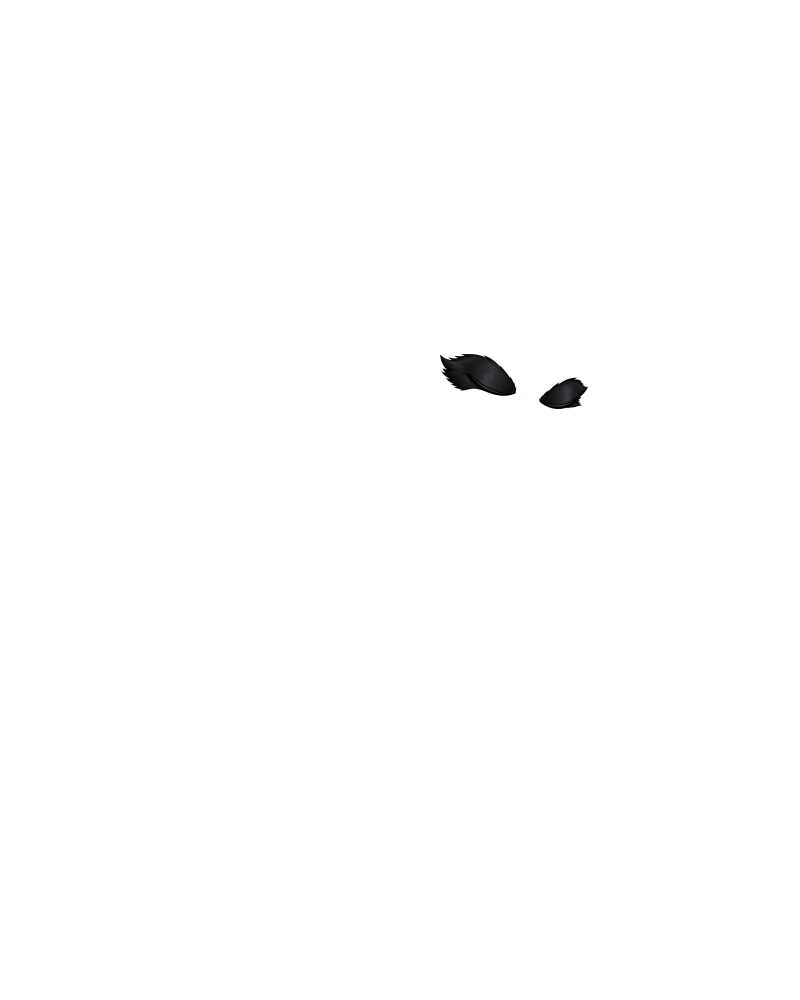
#> input picture slots/games/cyber-skunk/art/rig/fitted/eyelids.png, 1600 x 2000 px, found by its file name (shown at 1/2 size)
$ python cyber-skunk-fit-v4.py
#> lines starting #> are read from the running program, lines starting #| are printed output that depends on the picture; after the words box and inside, x2 and y2 are one past the last pixel; in counts of white or black regions, pixels touching at a corner belong together
#!/usr/bin/env python3
"""Cyber Skunk rig v4.1: the compact-rig contract fitted to ChatGPT's painted
pieces (art/source/mascot-compact-v4/registered/, 16 pieces registered on one
1600 x 2000 canvas). Each joint sits where the child piece overlaps its parent,
at the point with paint on both; the tool measures that overlap (55 px disk,
alpha >= 128) and writes the contract, a fit report and a guide:

    art/rig/pivots-v4.json   (version 4, revision 4.1)
    art/rig/fit-v4.1.md
    art/rig/guide-v3.jpg

    python3 tools/art/cyber-skunk-fit-v4.py
"""
import json
from pathlib import Path

import numpy as np
from PIL import Image, ImageDraw, ImageFilter, ImageFont

GAME = Path(__file__).resolve().parents[2] / "games" / "cyber-skunk"
SRC = GAME / "art" / "source" / "mascot-compact-v4"
RIG = GAME / "art" / "rig"

# Joint centres on ChatGPT's assembly, from each child/parent overlap (see the report).
J = {
    "base": (850, 1250), "neck": (900, 955), "ear": (825, 545), "far_ear": (1092, 530), "goggles": (940, 600), "eyes": (920, 800),
    "near_shoulder": (705, 975), "near_elbow": (550, 1150), "near_wrist": (695, 1263),
    "far_shoulder": (1040, 1005), "far_elbow": (1178, 1093), "far_wrist": (1370, 1138),
    "tail_root": (738, 1160), "tail_1": (480, 955), "tail_2": (600, 415), "tail_tip": (1190, 443),
}
JOINT_OF = {
    "tail-1": "tail_root", "tail-2": "tail_1", "tail-3": "tail_2", "nozzle": "tail_tip",
    "far-upper-arm": "far_shoulder", "far-forearm": "far_elbow", "far-hand": "far_wrist", "torso": "base", "head": "neck",
    "far-ear": "far_ear", "ear": "ear", "goggles": "goggles", "eyelids": "eyes",
    "near-upper-arm": "near_shoulder", "near-forearm": "near_elbow", "near-hand": "near_wrist",
}
OVERLAP = 55
# Pieces painted off their mark, moved onto it (sources untouched; the fitted
# copies go to art/rig/fitted/, which cyber-skunk-prep.py prefers). Eyelids:
# each lid shape is moved onto its eye; as delivered both sat on the cheek.
# (lid centre in the source, where it goes: the eye opening's centre)
LID_FIT = [((933, 802), (955, 749)), ((1095, 835), (1128, 789))]
# Nozzle (Dylan, 2026-11-01: "looks like it's floating there, copy pasted"): as
# delivered its axis sat 26 px above the tail's centre line and its back stub was
# painted over the fur. The fitted nozzle drops the stub (everything behind the
# collar's rear rim), moves onto the centre line so the collar closes round the
# tail's tip like a cuff, and shades the fur where it goes in. The tail_tip
# joint is the rim's centre; the jet leaves from the mouth's opening.
NOZZLE_FIT = (-8, 26)
NOZZLE_MOUTH = (1339, 427)  # the opening's centre, as delivered
# Far arm (Dylan, 2026-11-03: "the arm isn't connected properly on desktop" ...
# "the forearm should cover the round part of the elbow only leaving the metal ring
# for the elbow showing"): the upper arm ends in a metal ring (with its rivet) and a
# round cap. As delivered, the far forearm sat below that cap, so its rounded end
# stuck out toward the body and the forearm read as a separate tube. The fitted
# forearm and hand move 42 px in and 32 px up ("slightly down" from 38 up, so the
# forearm's top meets the ring's): drawn in front of the upper arm (as delivered),
# the forearm's end covers the cap (88% of it, 4% of the ring) and comes out of the
# ring. far_elbow is the cap's centre, so a bent forearm keeps covering it.
# The wrist ("look at the hand now") had the same fault: the hand hung 25 px below the
# forearm's wrist ring and covered most of it. The hand moves a further 44 px out and
# 22 px up ("slightly off" at 52 out: the stub showed between ring and hand), so its
# wrist meets the ring: it covers the forearm's fur stub past the ring (all but 2 px)
# and none of the ring's gold. far_wrist is where the hand covers that stub.
ARM_FIT = {"far-forearm": (42, -32), "far-hand": (86, -54)}


# [48 lines left out: function fit_nozzle, not called in this run]


def fit_arm():
    """The far forearm over the elbow's round cap, the far hand out of the wrist ring."""
    for name, (dx, dy) in ARM_FIT.items():
        src = np.array(Image.open(SRC / "registered" / f"{name}.png").convert("RGBA"))
        h, w = src.shape[:2]
        out = np.zeros_like(src)
        out[max(0, dy):h + min(0, dy), max(0, dx):w + min(0, dx)] = src[max(0, -dy):h - max(0, dy), max(0, -dx):w - max(0, dx)]
        (RIG / "fitted").mkdir(exist_ok=True)
        Image.fromarray(out).save(RIG / "fitted" / f"{name}.png")


def fit_eyelids():
    """Each lid blob moved by its own offset onto its eye."""
    src = np.array(Image.open(SRC / "registered" / "eyelids.png").convert("RGBA"))
#> src is the input picture: shape (2000, 1600, 4); mean R, G, B, A 0.1, 0.1, 0.1, 1
    solid = src[:, :, 3] >= 8
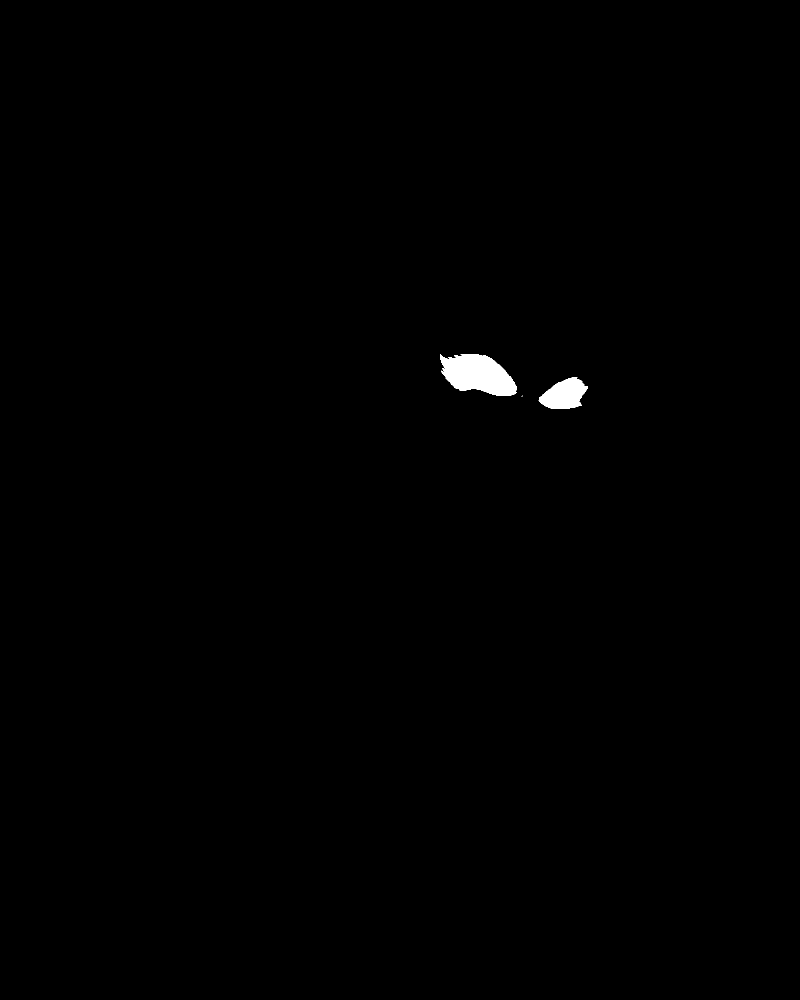
#> solid: shape (2000, 1600) bool (shown at 1/2 size); 0.41% white; 3 white regions (1 under 20 px), largest, box (x1, y1, x2, y2) and area: (880, 708, 1033, 792) 8853, (1077, 755, 1176, 818) 4107
    out = np.zeros_like(src)
    h, w = solid.shape
#> h = 2000; w = 1600
    for (cx, cy), (tx, ty) in LID_FIT:
        # the blob: every lid pixel nearer this lid's centre than the other's
        others = [c for c, _ in LID_FIT if c != (cx, cy)]
        yy, xx = np.mgrid[0:h, 0:w]
        mine = solid & ((xx - cx) ** 2 + (yy - cy) ** 2 < min((xx - ox) ** 2 + (yy - oy) ** 2 for ox, oy in others))
        dx, dy = tx - cx, ty - cy
        ys, xs = np.nonzero(mine)
        out[ys + dy, xs + dx] = src[ys, xs]
#> this loop made 2 passes
#> pass 1, in fit_eyelids, `mine = solid & ((xx - cx) ** 2 + (yy - cy) ** 2 < min((xx - ox) ** 2 +..`:
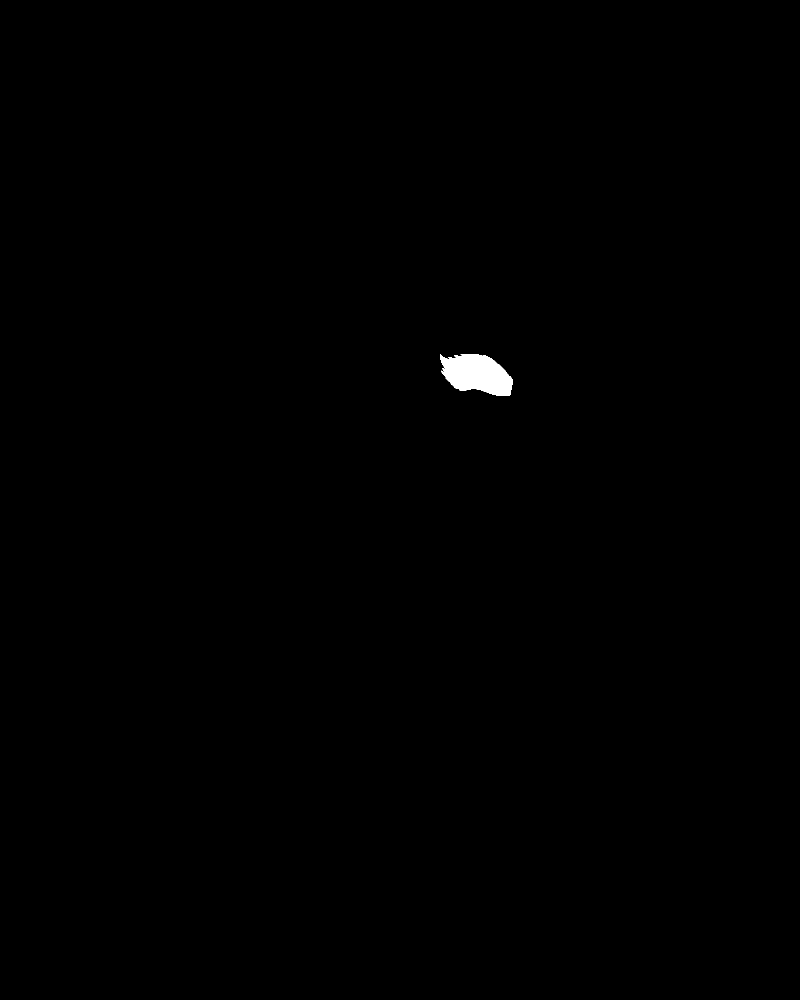
#> mine: shape (2000, 1600) bool (shown at 1/2 size); 0.27% white; 1 white region, box (x1, y1, x2, y2) and area: (880, 708, 1026, 792) 8631
#> pass 2, in fit_eyelids, `mine = solid & ((xx - cx) ** 2 + (yy - cy) ** 2 < min((xx - ox) ** 2 +..`:
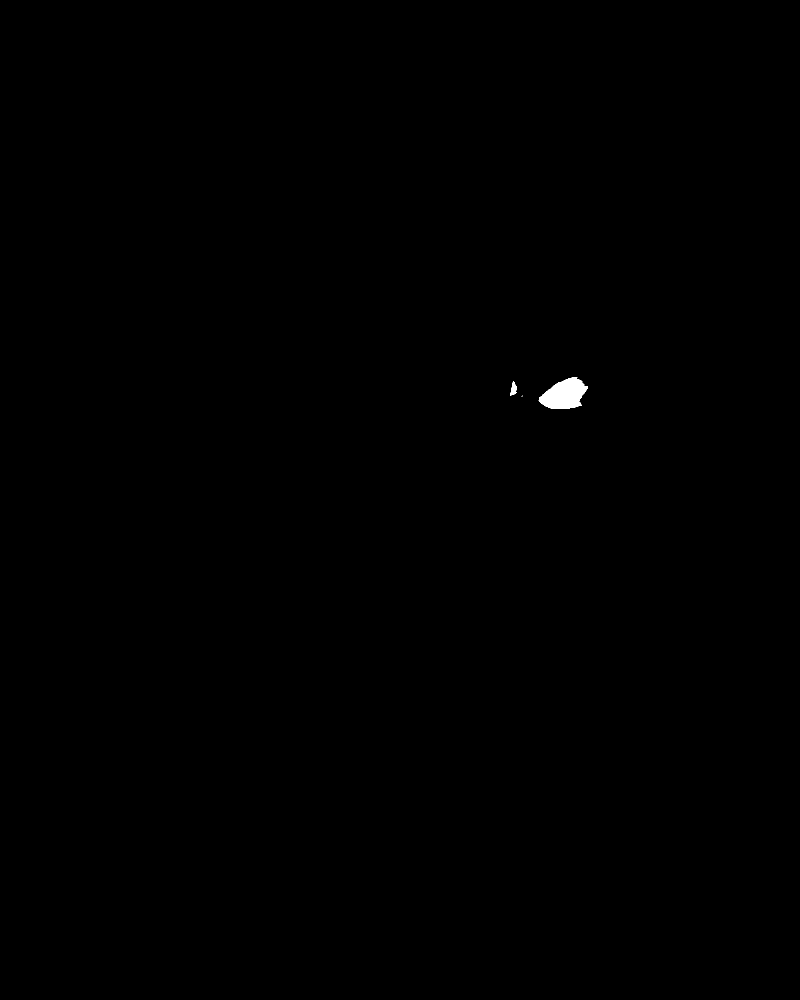
#> mine: shape (2000, 1600) bool (shown at 1/2 size); 0.14% white; 3 white regions (1 under 20 px), largest, box (x1, y1, x2, y2) and area: (1077, 755, 1176, 818) 4107, (1020, 762, 1033, 791) 222
    (RIG / "fitted").mkdir(exist_ok=True)
    Image.fromarray(out).save(RIG / "fitted" / "eyelids.png")


def main():
    fit_eyelids()
    fit_arm()
    seat = fit_nozzle()
    assert seat == J["tail_tip"], f"the nozzle's rim centre is {seat}, J says {J['tail_tip']}"
    proposal = json.loads((SRC / "assembly-proposal.json").read_text())
    parts = sorted(proposal["parts"], key=lambda q: q["order"])
    # A fitted piece (art/rig/fitted/) stands in for its source everywhere below.
    source = lambda q: RIG / "fitted" / f"{q['name']}.png" if (RIG / "fitted" / f"{q['name']}.png").exists() else SRC / q["file"]
    alpha = {q["name"]: np.array(Image.open(source(q)).convert("RGBA"))[:, :, 3] >= 128 for q in parts}
    yy, xx = np.mgrid[-OVERLAP:OVERLAP + 1:2, -OVERLAP:OVERLAP + 1:2]
    disk = (xx * xx + yy * yy) <= OVERLAP * OVERLAP
    cover = lambda name, x, y: float(alpha[name][(y + yy)[disk], (x + xx)[disk]].mean())
    contract = {
        "version": 4, "revision": "4.1", "canvas": [1600, 2000], "waist": 1330,
        "source": "art/source/mascot-compact-v4/registered (ChatGPT, 2026-10-30)",
        "joints": {k: list(v) for k, v in J.items()},
        "parts": {}, "overlap": OVERLAP,
        "tail": ["tail_root", "tail_1", "tail_2", "tail_tip"],
        # The spray: the nozzle joint lifts to here (every tail segment within +-35 degrees),
        # the nozzle stays level and the jet leaves from its mouth.
        "sprayTarget": [1250, 260], "nozzleMouth": [NOZZLE_MOUTH[0] + NOZZLE_FIT[0], NOZZLE_MOUTH[1] + NOZZLE_FIT[1]], "tuck": [0, 0, 0],
        # Wins raise the far arm's open palm beside the head, toward the reels; the near arm
        # stays on the hip. (Dylan, 2026-11-03: the near arm's cheer folded it across the chest
        # and pumped the fist up and down in front of the body, and read as a lewd gesture.)
        "cheer": {"far-upper-arm": -40, "far-forearm": -20, "far-hand": -10},
        "notes": "Fitted to ChatGPT's 16 painted pieces as delivered: 3 tail segments, a separate far ear, no jaw yet (the grin is painted on the head).",
    }
    rows = []
    for q in parts:
        name, j = q["name"], JOINT_OF[q["name"]]
        x, y = J[j]
        b = q["alphaBounds"] if source(q) == SRC / q["file"] else list(Image.open(source(q)).getchannel("A").point(lambda v: 255 if v >= 8 else 0).getbbox())
        contract["parts"][name] = {"pivot": [x, y], "joint": j, "parent": q["parent"], "order": q["order"], "extent": b, "file": f"{name}.png"}
        own, par = cover(name, x, y), (cover(q["parent"], x, y) if q["parent"] else None)
        rows.append((name, j, (x, y), own, par))
    (RIG / "pivots-v4.json").write_text(json.dumps(contract, indent=1) + "\n")
    lines = ["# Rig v4.1 fit (generated by tools/art/cyber-skunk-fit-v4.py)", "",
             "ChatGPT's 16 pieces as delivered, with each joint where the piece overlaps its parent. Coverage is the share of the 55 px disk at the joint painted (alpha >= 128) on each piece. Eyelids and goggles ride on the head and need no overlap.", "",
             "| Piece | Joint | At | Own paint | Parent paint |", "| --- | --- | --- | --- | --- |"]
    for name, j, (x, y), own, par in rows:
        lines.append(f"| {name} | {j} | {x}, {y} | {own:.0%} | {'—' if par is None else f'{par:.0%}'} |")
    (RIG / "fit-v4.1.md").write_text("\n".join(lines) + "\n")
    # The guide, on the assembled pieces.
    im = Image.new("RGBA", (1600, 2000), (58, 66, 72, 255))
    for q in parts:
        im.alpha_composite(Image.open(source(q)).convert("RGBA"))
    im = im.convert("RGB"); d = ImageDraw.Draw(im, "RGBA")
    try:
        font = ImageFont.truetype("DejaVuSans-Bold.ttf", 24)
    except OSError:
        font = ImageFont.load_default()
    for name, j, (x, y), own, par in rows:
        q = contract["parts"][name]
        if q["parent"]:
            px, py = contract["parts"][q["parent"]]["pivot"]
            d.line([(px, py), (x, y)], fill=(237, 168, 60, 200), width=5)
        d.ellipse([x - OVERLAP, y - OVERLAP, x + OVERLAP, y + OVERLAP], outline=(104, 200, 195, 220), width=3)
        d.ellipse([x - 9, y - 9, x + 9, y + 9], fill=(237, 168, 60, 255), outline=(0, 0, 0, 255), width=2)
        d.text((x + 14, y - 30), f"{q['order']} {name}", fill=(255, 255, 255), font=font, stroke_width=3, stroke_fill=(0, 0, 0))
    im.save(RIG / "guide-v3.jpg", quality=88)
    print("\n".join(lines[6:]))


if __name__ == "__main__":
#> (the run stopped early here; a loop or call above may not have finished)
